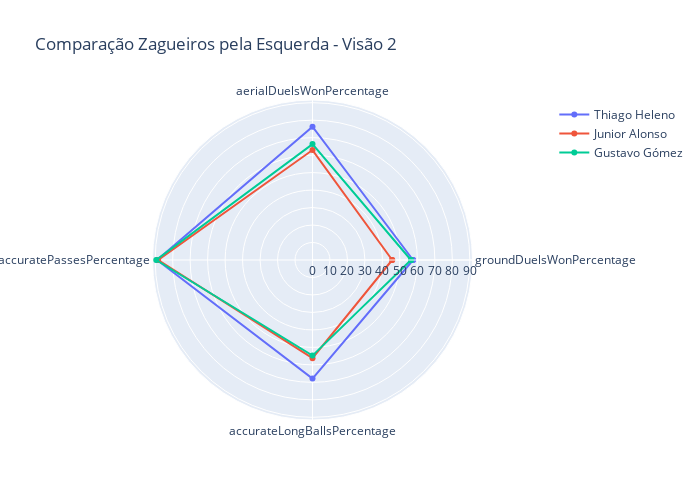

The notebook cell saved with this chart:
### Code cell
categories = labelszag2[1:]
categories = [*categories, categories[0]]

players = df_ze_vw2.values.tolist()

player_1 = players[0][1:]
player_1 = [*player_1, player_1[0]]
player_2 = players[1][1:]
player_2 = [*player_2, player_2[0]]
player_3 = players[2][1:]
player_3 = [*player_3, player_3[0]]

fig = go.Figure(
    data = [ go.Scatterpolar(r=player_1, theta = categories, name = players[0][0]),
             go.Scatterpolar(r=player_2, theta = categories, name = players[1][0]),
             go.Scatterpolar(r=player_3, theta = categories, name = players[2][0])],
    layout = go.Layout(
    autosize = False,
    width = 700,
    height = 500,
    title=go.layout.Title(text = 'Comparação Zagueiros pela Esquerda - Visão 2'),
    polar = {'radialaxis':{'visible':True}},
    showlegend = True)
)

pyo.iplot(fig)

### Figure 1 — Plotly figure (JSON) as saved in the notebook; plotly's stock layout.template omitted (floating-point values rounded to 4 significant figures)
{"data": [{"name": "Thiago Heleno", "r": [57.53, 76.23, 88.91, 67.82, 57.53], "theta": ["groundDuelsWonPercentage", "aerialDuelsWonPercentage", "accuratePassesPercentage", "accurateLongBallsPercentage", "groundDuelsWonPercentage"], "type": "scatterpolar"}, {"name": "Junior Alonso", "r": [45.59, 62.91, 88.29, 56.14, 45.59], "theta": ["groundDuelsWonPercentage", "aerialDuelsWonPercentage", "accuratePassesPercentage", "accurateLongBallsPercentage", "groundDuelsWonPercentage"], "type": "scatterpolar"}, {"name": "Gustavo Gómez", "r": [56.34, 66.3, 89.39, 54.69, 56.34], "theta": ["groundDuelsWonPercentage", "aerialDuelsWonPercentage", "accuratePassesPercentage", "accurateLongBallsPercentage", "groundDuelsWonPercentage"], "type": "scatterpolar"}], "layout": {"autosize": false, "height": 500, "polar": {"radialaxis": {"visible": true}}, "showlegend": true, "title": {"text": "Comparação Zagueiros pela Esquerda - Visão 2"}, "width": 700}}
